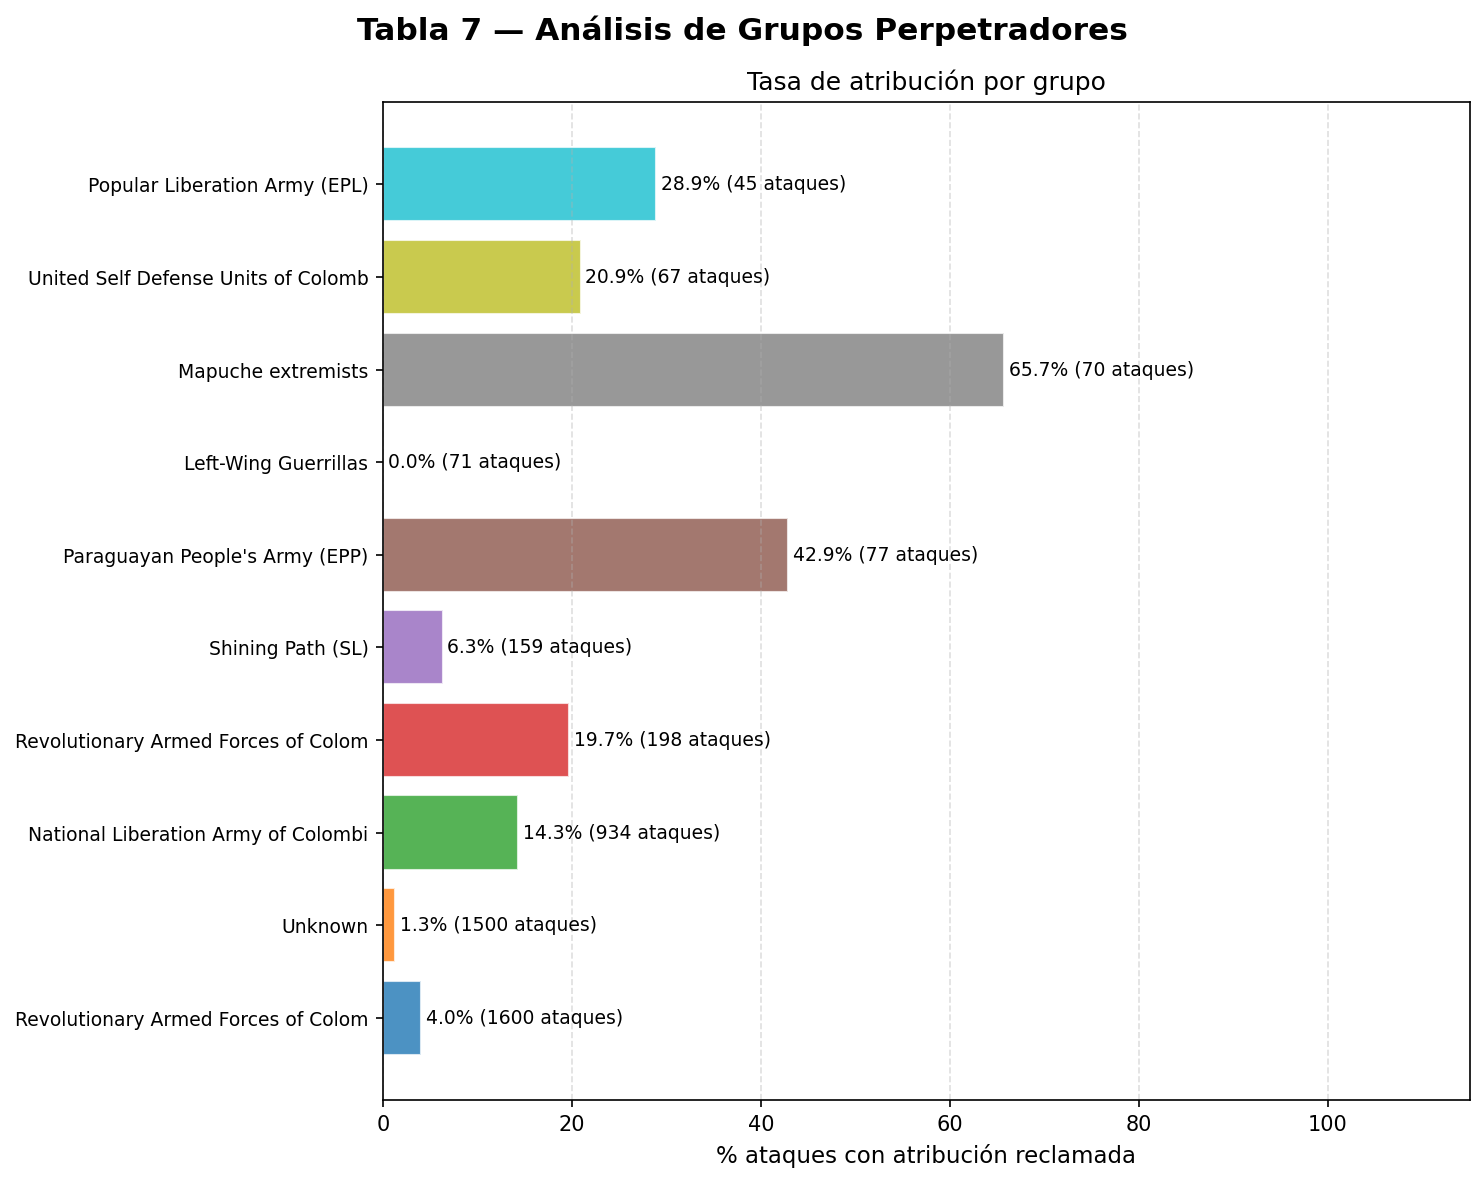

Reproduce this figure in Python.
"""
Tabla 7 - Perpetradores
Columnas: GNAME, INDIVIDUAL, NPERPS, NPERPCAP, CLAIMED
Gráfico: Boxplot - Distribución de perpetradores en los grupos con más ataques
"""

import pandas as pd
import numpy as np
import matplotlib.pyplot as plt
import matplotlib.patches as mpatches
import warnings
warnings.filterwarnings('ignore')

cols = ['GNAME', 'INDIVIDUAL', 'NPERPS', 'NPERPCAP', 'CLAIMED', 'GUNCERTAIN1']
df = pd.read_excel('../GTD_5156.xlsx', usecols=cols)
df['GNAME'] = df['GNAME'].fillna('Desconocido')

# Top 10 grupos por número de ataques (excluyendo Unknown)
grupos_top = (df[df['GNAME'] != 'Unknown Terrorist Group(s)']
              ['GNAME'].value_counts().head(10).index.tolist())

df_f = df[df['GNAME'].isin(grupos_top)].copy()
df_f = df_f[df_f['NPERPS'] > 0]  # solo filas con dato de perpetradores

# Preparar datos para boxplot
data_boxes = [df_f[df_f['GNAME'] == g]['NPERPS'].dropna().values for g in grupos_top]

# Estadísticas de atribución
claimed_pct = {}
for g in grupos_top:
    sub = df[df['GNAME'] == g]
    pct = (sub['CLAIMED'] == 1).sum() / len(sub) * 100
    claimed_pct[g] = round(pct, 1)

fig, ax = plt.subplots(figsize=(10, 8))
fig.suptitle('Tabla 7 — Análisis de Grupos Perpetradores', fontsize=15, fontweight='bold')

colores = plt.cm.tab10(np.linspace(0, 1, len(grupos_top)))
etiquetas = [g[:35] for g in grupos_top]

# Barras de % ataques atribuidos + total de ataques
counts_total = [df[df['GNAME'] == g].shape[0] for g in grupos_top]
pcts = [claimed_pct[g] for g in grupos_top]

y = np.arange(len(grupos_top))
ax.barh(y, pcts, color=colores, alpha=0.8, edgecolor='white')
for i, (p, n) in enumerate(zip(pcts, counts_total)):
    ax.text(p + 0.5, i, f'{p}% ({n} ataques)', va='center', fontsize=9)

ax.set_yticks(y)
ax.set_yticklabels(etiquetas, fontsize=9)
ax.set_xlabel('% ataques con atribución reclamada', fontsize=11)
ax.set_title('Tasa de atribución por grupo', fontsize=12)
ax.set_xlim(0, 115)
ax.grid(axis='x', linestyle='--', alpha=0.4)

plt.tight_layout()
plt.savefig('tabla7_perpetradores_boxplot.png', dpi=150, bbox_inches='tight')
plt.show()
print("Guardado: tabla7_perpetradores_boxplot.png")
